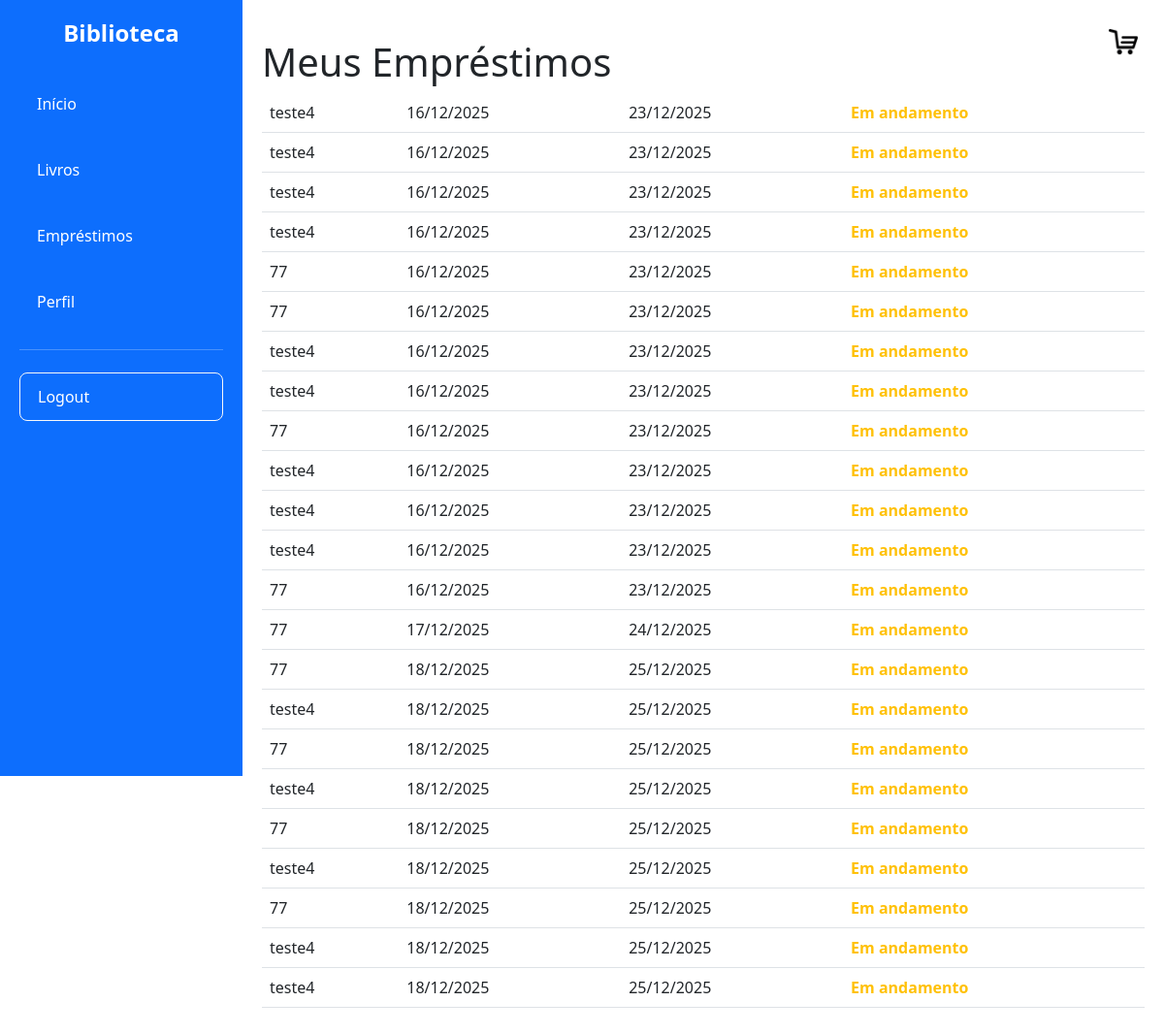
Screenshot of /livros/emprestimos (signed in) with the database file from the repository.
### models/emprestimo.py (models this page shows)
class Emprestimo(db.Model):
    __tablename__ = 'tb_emprestimos'
    emp_id = db.Column(db.Integer, primary_key=True)
    emp_usu_id = db.Column(db.Integer, db.ForeignKey('tb_usuarios.usu_id'), nullable=False)
    emp_liv_id = db.Column(db.Integer, db.ForeignKey('tb_livros.liv_id'), nullable=False)
    emp_data_emprestimo = db.Column(db.Date)
    emp_data_a_devolver = db.Column(db.Date)
    emp_data_devolucao = db.Column(db.Date, nullable=True)
    status = db.Column(db.String(50))
    livro = db.relationship('Livro', backref='emprestimos')
    usuario = db.relationship('Usuario', backref='emprestimos')

### models/livro.py (models this page shows)
class Livro(db.Model):
    __tablename__ = 'tb_livros'
    liv_id = db.Column(db.Integer, primary_key=True)
    liv_titulo = db.Column(db.String(200), nullable=False)
    liv_descricao = db.Column(db.String(450), nullable=False)
    liv_editora = db.Column(db.String(100))
    liv_ano = db.Column(db.Integer)
    liv_autor = db.Column(db.String(100))
    liv_genero = db.Column(db.String(50))
    liv_quantidade = db.Column(db.Integer)
    liv_preco = db.Column(db.Float, nullable=False, default=0.0)

### controllers/livros.py (the view)
@livros_bp.route("/emprestimos")
@login_required
def listar_emprestimos():
    if current_user.usu_tipo == "bibliotecario":
        emprestimos = Emprestimo.query.all()
    else:
        emprestimos = Emprestimo.query.filter_by(emp_usu_id=current_user.usu_id).all()
    hoje = date.today()
    atualizou = False
    for emp in emprestimos:
        data_limite = emp.emp_data_a_devolver
        if isinstance(data_limite, datetime):
            data_limite = data_limite.date()
        if emp.status.lower() != "devolvido" and data_limite and data_limite < hoje:
            if emp.status.lower() != "atrasado":
                emp.status = "Atrasado"
                atualizou = True
    if atualizou:
        db.session.commit()
    return render_template("listar_emprestimos.html", emprestimos=emprestimos)

### templates/listar_emprestimos.html (shortened to what this page needs)
{% extends 'base.html' %}
{% block content %}
<h1>Meus Empréstimos</h1>
{% if emprestimos %}
  <table class="table">
    <thead>
      {% for emp in emprestimos %}
      <tr>
        <td>{{ emp.livro.liv_titulo }}</td>
        <td>{{ emp.emp_data_emprestimo.strftime('%d/%m/%Y') }}</td>
        <td>{{ emp.emp_data_a_devolver.strftime('%d/%m/%Y') }}</td>
        <td>
          {% set status = emp.status.lower() if emp.status else '' %}
          {% if status == 'atrasado' %}
            <span class="text-danger fw-bold">
              <i class="bi bi-exclamation-triangle-fill"></i> {{ emp.status }}
            </span>
          {% elif status == 'devolvido' %}
            <span class="text-success fw-bold">{{ emp.status }}</span>
          {% elif status == 'em andamento' %}
            <span class="text-warning fw-bold">{{ emp.status }}</span>
          {% else %}
            <span>{{ emp.status }}</span>
          {% endif %}
        </td>
      </tr>
      {% endfor %}
  </table>
{% else %}
  <p>Você não possui empréstimos ativos.</p>
{% endif %}
{% endblock %}

### rows the page displays
Emprestimo: livro.liv_titulo "teste4", emp_data_emprestimo "16/12/2025", emp_data_a_devolver "23/12/2025", status "Em andamento"
Emprestimo: livro.liv_titulo "teste4", emp_data_emprestimo "16/12/2025", emp_data_a_devolver "23/12/2025", status "Em andamento"
Emprestimo: livro.liv_titulo "teste4", emp_data_emprestimo "16/12/2025", emp_data_a_devolver "23/12/2025", status "Em andamento"
Emprestimo: livro.liv_titulo "teste4", emp_data_emprestimo "16/12/2025", emp_data_a_devolver "23/12/2025", status "Em andamento"
Emprestimo: livro.liv_titulo "77", emp_data_emprestimo "16/12/2025", emp_data_a_devolver "23/12/2025", status "Em andamento"
Emprestimo: livro.liv_titulo "77", emp_data_emprestimo "16/12/2025", emp_data_a_devolver "23/12/2025", status "Em andamento"
Emprestimo: livro.liv_titulo "teste4", emp_data_emprestimo "16/12/2025", emp_data_a_devolver "23/12/2025", status "Em andamento"
Emprestimo: livro.liv_titulo "teste4", emp_data_emprestimo "16/12/2025", emp_data_a_devolver "23/12/2025", status "Em andamento"
Emprestimo: livro.liv_titulo "77", emp_data_emprestimo "16/12/2025", emp_data_a_devolver "23/12/2025", status "Em andamento"
Emprestimo: livro.liv_titulo "teste4", emp_data_emprestimo "16/12/2025", emp_data_a_devolver "23/12/2025", status "Em andamento"
Emprestimo: livro.liv_titulo "teste4", emp_data_emprestimo "16/12/2025", emp_data_a_devolver "23/12/2025", status "Em andamento"
Emprestimo: livro.liv_titulo "teste4", emp_data_emprestimo "16/12/2025", emp_data_a_devolver "23/12/2025", status "Em andamento"
Emprestimo: livro.liv_titulo "77", emp_data_emprestimo "16/12/2025", emp_data_a_devolver "23/12/2025", status "Em andamento"
Emprestimo: livro.liv_titulo "77", emp_data_emprestimo "17/12/2025", emp_data_a_devolver "24/12/2025", status "Em andamento"
Emprestimo: livro.liv_titulo "77", emp_data_emprestimo "18/12/2025", emp_data_a_devolver "25/12/2025", status "Em andamento"
Emprestimo: livro.liv_titulo "teste4", emp_data_emprestimo "18/12/2025", emp_data_a_devolver "25/12/2025", status "Em andamento"
Emprestimo: livro.liv_titulo "77", emp_data_emprestimo "18/12/2025", emp_data_a_devolver "25/12/2025", status "Em andamento"
Emprestimo: livro.liv_titulo "teste4", emp_data_emprestimo "18/12/2025", emp_data_a_devolver "25/12/2025", status "Em andamento"
Emprestimo: livro.liv_titulo "77", emp_data_emprestimo "18/12/2025", emp_data_a_devolver "25/12/2025", status "Em andamento"
Emprestimo: livro.liv_titulo "teste4", emp_data_emprestimo "18/12/2025", emp_data_a_devolver "25/12/2025", status "Em andamento"
Emprestimo: livro.liv_titulo "77", emp_data_emprestimo "18/12/2025", emp_data_a_devolver "25/12/2025", status "Em andamento"
Emprestimo: livro.liv_titulo "teste4", emp_data_emprestimo "18/12/2025", emp_data_a_devolver "25/12/2025", status "Em andamento"
Emprestimo: livro.liv_titulo "teste4", emp_data_emprestimo "18/12/2025", emp_data_a_devolver "25/12/2025", status "Em andamento"
